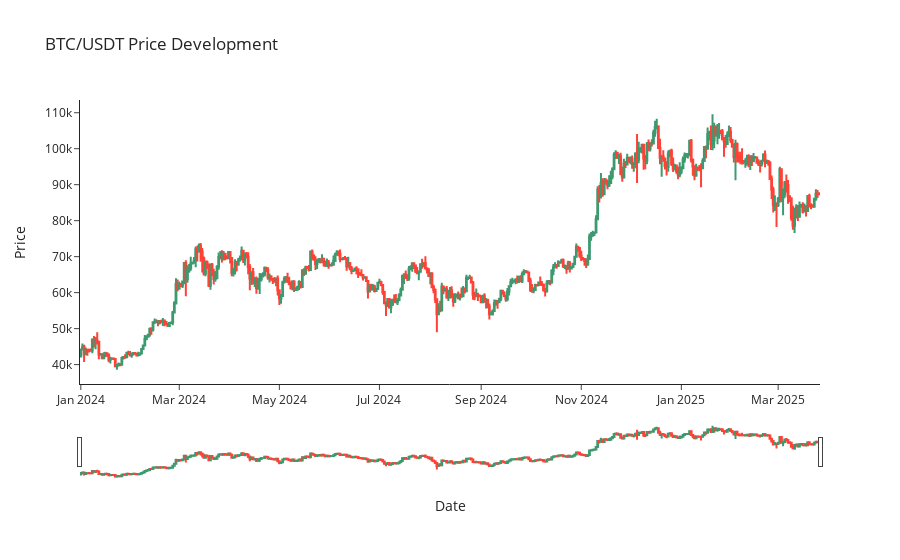

The cell this chart's notebook holds for it:
### Code cell
# Plot BTC price development candlestick chart
import plotly.graph_objects as go

fig = go.Figure(data=[go.Candlestick(x=data['timestamp'], open=data['open'], high=data['high'], low=data['low'], close=data['close'])])
fig.update_layout(title='BTC/USDT Price Development', xaxis_title='Date', yaxis_title='Price')
#theme minimal
fig.update_layout(template='simple_white')
fig.show()

### Figure 1 — Plotly figure (JSON) as saved in the notebook; plotly's stock layout.template omitted (floating-point values rounded to 4 significant figures; data arrays with more than 128 entries replaced by an {"elided": "..."} marker saying what was removed)
{"data": [{"close": {"elided": "451 float values"}, "high": {"elided": "451 float values"}, "low": {"elided": "451 float values"}, "open": {"elided": "451 float values"}, "type": "candlestick", "x": {"elided": "451 str values"}}], "layout": {"title": {"text": "BTC/USDT Price Development"}, "xaxis": {"title": {"text": "Date"}}, "yaxis": {"title": {"text": "Price"}}}}
